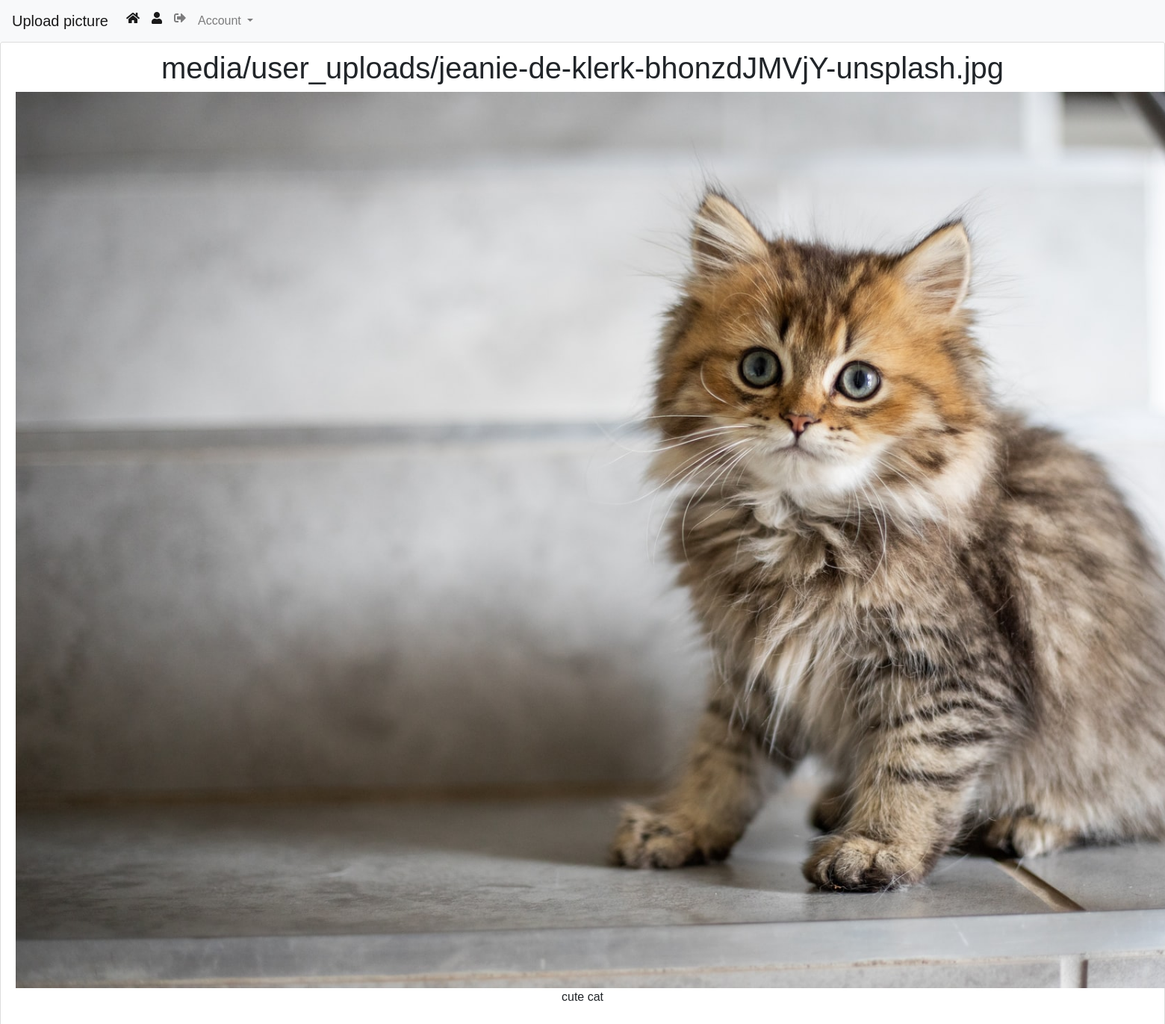
The page /detail/10 (signed in) on the database its author committed.
### home/models.py (models this page shows, shortened)
class Image(models.Model):
    image = models.ImageField(upload_to='media/user_uploads')
    image_description = models.CharField(max_length=100)
    tag_someone = models.CharField(max_length=50, blank=True)
    author = models.ForeignKey(User, on_delete=models.CASCADE,
                                              null='True', blank=True)
    posted_on = models.DateTimeField(default=timezone.now)

### home/views.py (the view)
# urls.py: path('detail/<int:pk>', views.ImageDetailView.as_view(), name='detail'),
class ImageDetailView(DetailView, LoginRequiredMixin):
    model = Image
    queryset = Image.objects.all()

### home/templates/home/image_detail.html (shortened to what this page needs)
{% extends 'base.html' %}
{% load static %}
{% block content %}
<h1>{{ image.image }}</h1>
    <img src="{{ image.image.url }}" alt="" style="height: 1200px">
    <p>{{ image.image_description }}</p>
{% endblock %}

### static/css/main.css (style rules this page uses)
body { font-family: 'Montserrat', sans-serif; margin:0; }

### rows shown on the page
Image: image "media/user_uploads/jeanie-de-klerk-bhonzdJMVjY-unsplash.jpg", image (picture), image_description "cute cat"
